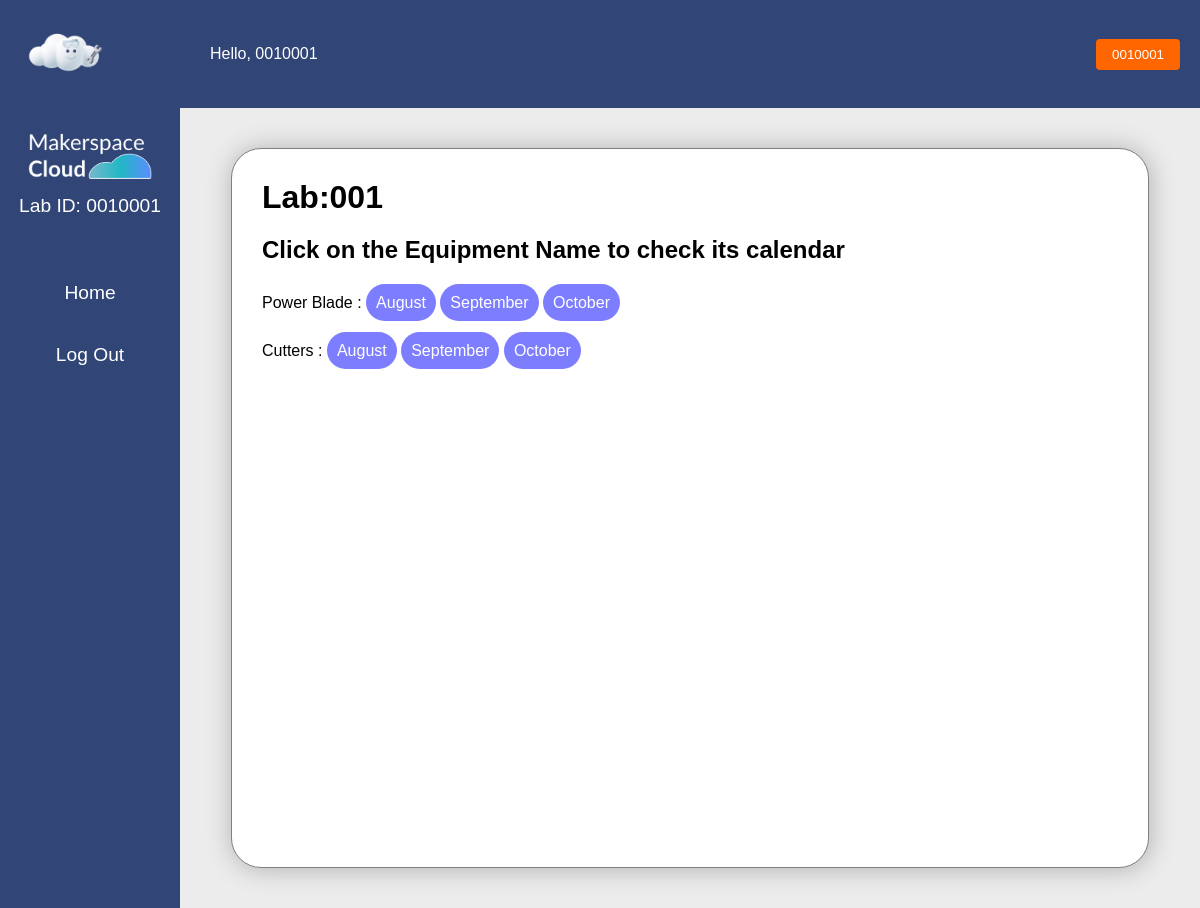
The app's page /c_list/ (signed in) with its own data.
### equ/models.py (models this page shows, shortened)
class Lab(models.Model):
    organisation = models.ForeignKey(Organisation,on_delete=models.CASCADE, null=True)
    name = models.CharField(max_length=100)
    lab_admin = models.ForeignKey(
        User,
        limit_choices_to={'groups__name': 'admin'},
        null=True,  # Set the default value to None
        on_delete=models.CASCADE,
        related_name='lab_admin_of'
    )

class Equipment(models.Model):
    CONDITION_CHOICES = [
        ('Excellent', 'Excellent'),
        ('Good', 'Good'),
        ('Poor', 'Poor'),
        ('Bad', 'Bad'),
    ]
    name = models.CharField(max_length=100)
    lab = models.ForeignKey('Lab', on_delete=models.CASCADE, related_name='equipments')
    condition = models.CharField(max_length=20, choices=CONDITION_CHOICES, default='Good')

### equ/views.py (the view)
# urls.py: path('c_list/',views.c_list,name="c_list"),
@login_required
def c_list(request):
    if request.user.groups.filter(name='admin').exists():
        lab = Lab.objects.get(lab_admin=request.user)
    elif request.user.groups.filter(name='labuser').exists():
        lab = request.user.profile.lab
    equipment_of_lab = Equipment.objects.filter(lab=lab)
    current_date = datetime.today()
    months_names = []
    current_month_name = current_date.strftime("%B")
    months_names.append(current_month_name)
    for i in range(1, 3):
        next_month = current_date.replace(month=current_date.month + i)
        next_month_name = next_month.strftime("%B")
        months_names.append(next_month_name)
    context = {'my_lab': lab, 'equipments':equipment_of_lab,'months':months_names}
    return render(request, 'equ/c_list.html', context)

### equ/templates/equ/c_list.html
{% extends "equ/c_base.html" %}
{% block content %}
<div class="al">
  <div class="all_lists">
    <h1> Lab:{{ my_lab.name }}</h1>
  <h2> Click on the Equipment Name to check its calendar</h2>
      <ul>
          {% for equipment in equipments %}
          <li>{{ equipment.name }} : <a href="{% url 'c_m1' equipment.pk %}">{{ months.0 }}</a>
            <a href="{% url 'c_m2' equipment.pk %}">{{ months.1 }}</a>
            <a href="{% url 'c_m3' equipment.pk %}">{{ months.2 }}</a> </li>
          {% endfor %}
      </ul>
  </div>
</div>
{% endblock content %}

### equ/templates/equ/c_base.html (shortened to what this page needs)
{% load static %}
<!DOCTYPE html>
<html>
<head>
  <link rel="stylesheet" type="text/css" href="{% static 'css/style.css' %}">
</head>
<body>
  {% if user.is_authenticated %}
    <div class="main-navbar">
      <div class="cloudlogo">
        <img src="{% static 'images/cloudavt.png' %}" alt="" style="width: 90px; height: auto;">
        <span style="margin-left: 100px;">Hello, {{ user.username }}</span>
      </div>
      <a class="profile-link" href="{% url 'u_profile_page' %}">
        <button class="profile-button">{{ user.username }}</button>
      </a>
    </div>
  <div class="container rcntc">
  <div class="sidebar">
    <ul>
      <div class="mslogo"><img src="{% static 'images/MSClogo2.png' %}" alt="">
        <a> Lab ID: {{ user.username }}</a>
      </div>
      <a href="{% url 'user_redirect' %}"><li>Home</li></a>
      <a href="{% url 'logout' %}"><li>Log Out</li></a>
      {% else %}
      <a href="{% url 'login' %}">Log In</a>
      {% endif %}
    </ul>
  </div>
      {% block content %}
      {% endblock %}
  </div>
  </body>
</html>

### static/css/style.css (style rules this page uses)
:root { --primary:#314677; --secondary:rgb(97, 97, 131); }
* { box-sizing: border-box; margin: 0; padding: 0; font-family: Arial, Helvetica, sans-serif; }
ul { list-style: none; }
.container { display: flex; min-height: 100vh; max-height: max-content; background-color: #ececec; }
.main-navbar { display: flex; justify-content: space-between; align-items: center; background-color: var(--primary); padding: 10px 20px; }
.cloudlogo { align-items: center; color: white; display: flex; }
.profile-link { color: white; text-decoration: none; }
.profile-button { background-color: #ff6600; color: white; border: none; padding: 8px 16px; border-radius: 4px; cursor: pointer; }
.sidebar { width: 15%; background-color: var(--primary); padding: 20px 2px; }
.sidebar ul { list-style: none; }
.mslogo { margin-bottom: 50px; text-align: center; }
.mslogo img { width: 70%; }
.sidebar a { color: white; text-decoration: none; font-size: 1.2rem; text-align: center; display: flex; width: 100%; align-items: center; justify-content: center; margin: 10px 0; }
.sidebar li { padding: 15px 0; text-align: center; width: 100%; background-image: none; transition: 0.3s ease-in; }
.rcntc { background-color: #F0F0F0; }
.al { width: 85%; background-color: #ececec; display: flex; align-items: center; justify-content: center; min-height: 100vh; max-height: max-content; }
.all_lists { border: 1px solid gray; border-radius: 30px; width: 90%; padding: 30px; min-height: 90vh; background-color: white; box-shadow: 1px 1px 25px 1px #b4b4b4; }
.all_lists h1 { margin-bottom: 20px; }
.all_lists h2 { margin-bottom: 10px; }
.all_lists li { margin: 30px 0; }
.all_lists a { text-decoration: none; color: white; background: #0000ff82; padding: 10px; border: none; border-radius: 50px; cursor: pointer; }

### records on screen
Lab: name "001"
Equipment: name "Power Blade", months "August", months "September", months "October"
Equipment: name "Cutters", months "August", months "September", months "October"

### other values on screen
{{ user.username }} "0010001"
